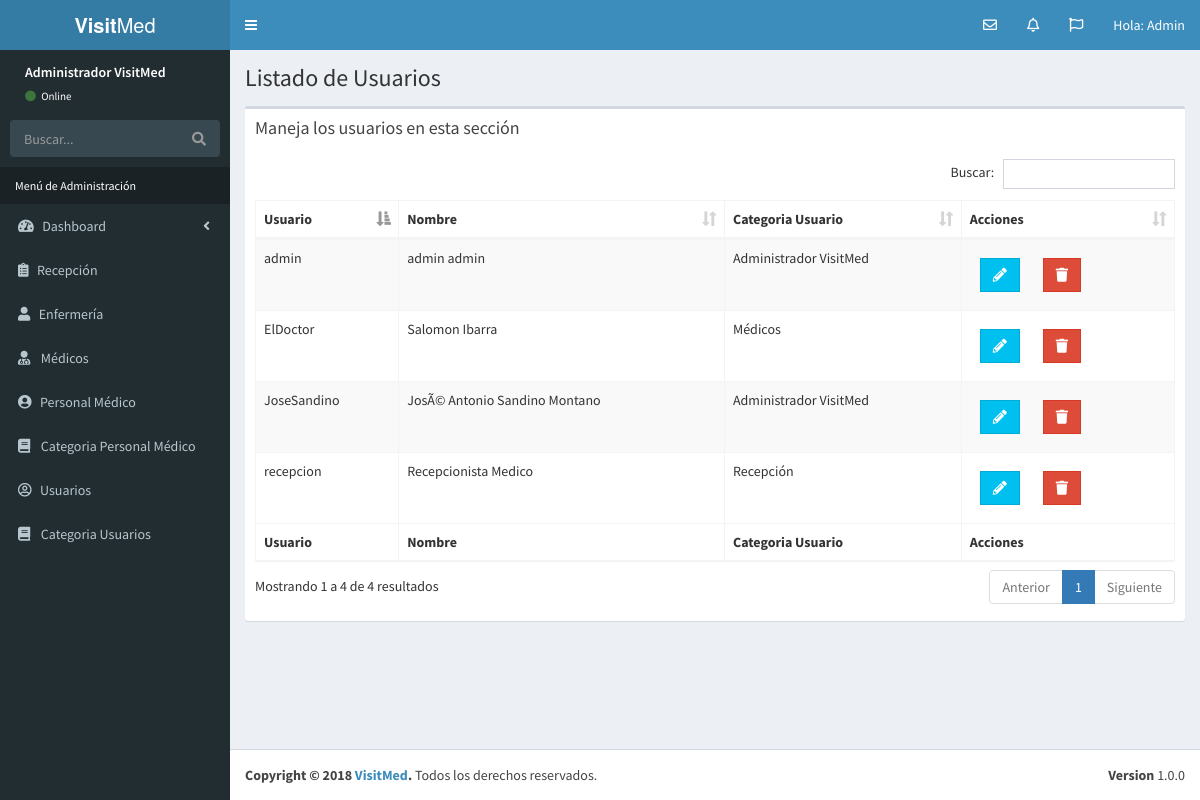
The app's page /lista_usuarios.php (signed in) with its own data.
### tables this page shows
CREATE TABLE `usuarios` (
  `id_usuario` int(11) NOT NULL,
  `usuario` varchar(50) NOT NULL,
  `nombre_usuario` varchar(100) NOT NULL,
  `apellido_usuario` varchar(100) NOT NULL,
  `password` varchar(60) NOT NULL,
  `id_cat_usuario` tinyint(10) NOT NULL,
  `editado` datetime NOT NULL
);

CREATE TABLE `categoria_usuario` (
  `id_categoria_usuario` tinyint(10) NOT NULL,
  `cat_usuario` varchar(50) NOT NULL
);

### lista_usuarios.php (the view, shortened to what this page needs)
<?php
      include_once 'funciones/funciones.php';
      include_once 'templates/header.php';
      include_once 'templates/barra.php';
      include_once 'templates/navegacion.php';
?>
  <div class="content-wrapper">
    <section class="content-header">
          <h1>
            Listado de Usuarios
          </h1>
    </section>
   <section class="content">
      <div class="row">
        <div class="col-xs-12">
          <div class="box">
            <div class="box-header">
              <h3 class="box-title">Maneja los usuarios en esta sección</h3>
            </div>
            <div class="box-body">
              <table id="registros" class="table table-bordered table-striped">
                <thead>
                <tr>
                  <th>Usuario</th>
                  <th>Nombre</th>
                  <th>Categoria Usuario</th>
                  <th>Acciones</th>
                </tr>
                </thead>
                <tbody>
                    <?php
                     try {
                        $sql = "SELECT id_usuario, usuario, nombre_usuario, apellido_usuario, cat_usuario ";
                        $sql .= " FROM usuarios ";
                        $sql .= " INNER JOIN categoria_usuario ";
                        $sql .= " ON usuarios.id_cat_usuario=categoria_usuario.id_categoria_usuario ";
                        $sql .= " ORDER BY id_categoria_usuario";
                        $resultado = $conn->query($sql);
                     } catch (Exception $e) {
                        $error = $e->getMessage();
                        echo $error;
                     }
                     while($usuario = $resultado->fetch_assoc() ) { ?>
                          <tr>
                              <td><?php echo $usuario['usuario']; ?></td>
                              <td><?php echo $usuario['nombre_usuario'] . " " . $usuario['apellido_usuario']; ?></td>
                              <td><?php echo $usuario['cat_usuario']; ?></td>
                              <td>
                                <a href="editar_usuario.php?id=<?php echo $usuario['id_usuario']; ?>" class="btn btn-info btn-flat margin ">
                                    <i class="fas fa-pencil-alt"></i>
                                </a>
                                <a href="#" data-id="<?php echo $usuario['id_usuario']; ?>" data-tipo="usuario" class="btn btn-danger btn-flat margin borrar_registro">
                                    <i class="fa fa-trash"></i>
                                </a>
                              </td>
                          </tr>
                     <?php } ?>
                </tbody>
                <tfoot>
                <tr>
                  <th>Usuario</th>
                  <th>Nombre</th>
                  <th>Categoria Usuario</th>
                  <th>Acciones</th>
                </tr>
                </tfoot>
              </table>
            </div>
          </div>
        </div>
      </div>
    </section>
  </div>
  <?php
        include_once 'templates/footer.php';
  ?>

### templates/header.php (shortened to what this page needs)
<!DOCTYPE html>
<html>
<head>
  <link rel="stylesheet" href="css/bootstrap.min.css">
  <link rel="stylesheet" href="css/select2.min.css">
  <link rel="stylesheet" href="css/font-awesome.min.css">
  <link rel="stylesheet" href="css/ionicons.min.css">
  <link rel="stylesheet" href="css/dataTables.bootstrap.min.css">
  <link rel="stylesheet" href="css/AdminLTE.min.css">
  <link rel="stylesheet" href="css/skins/_all-skins.min.css">
  <link rel="stylesheet" href="css/sweetalert2.all.min.css">
  <link rel="stylesheet" href="css/admin.css">
  <link rel="stylesheet" href="https://use.fontawesome.com/releases/v5.4.2/css/all.css">
</head>

### templates/barra.php (shortened to what this page needs)
<body class="hold-transition skin-blue sidebar-mini">
<div class="wrapper">
  <header class="main-header">
    <a href="#" class="logo">
      <span class="logo-lg"><b>Visit</b>Med</span>
    </a>
    <nav class="navbar navbar-static-top">
      <a href="#" class="sidebar-toggle" data-toggle="push-menu" role="button">
      </a>
      <div class="navbar-custom-menu">
        <ul class="nav navbar-nav">
                            <li class="dropdown messages-menu">
                              <a href="#" class="dropdown-toggle" data-toggle="dropdown">
                                <i class="far fa-envelope"></i>
                              </a>
                            </li>
                            <li class="dropdown notifications-menu">
                              <a href="#" class="dropdown-toggle" data-toggle="dropdown">
                                <i class="far fa-bell"></i>
                              </a>
                            </li>
                            <li class="dropdown tasks-menu">
                              <a href="#" class="dropdown-toggle" data-toggle="dropdown">
                                <i class="far fa-flag"></i>
                              </a>
                            </li>
          <li class="dropdown user user-menu">
            <a href="#" class="dropdown-toggle" data-toggle="dropdown">
              <span class="hidden-xs">Hola: Admin</span>
            </a>
          </li>
        </ul>
      </div>
    </nav>
  </header>

### templates/navegacion.php (shortened to what this page needs)
<aside class="main-sidebar">
  <section class="sidebar">
    <div class="user-panel">
      <div class="info">
        <p>Administrador VisitMed</p>
        <a href="#"><i class="fa fa-circle text-success"></i> Online</a>
      </div>
    </div>
    <form action="#" method="get" class="sidebar-form">
      <div class="input-group">
        <input type="text" name="q" class="form-control" placeholder="Buscar...">
        <span class="input-group-btn">
              <button type="submit" name="search" id="search-btn" class="btn btn-flat"><i class="fa fa-search"></i>
              </button>
            </span>
      </div>
    </form>
    <ul class="sidebar-menu" data-widget="tree">
      <li class="header">Menú de Administración</li>
      <li class="treeview">
        <a href="#">
          <i class="fas fa-tachometer-alt"></i>&nbsp;&nbsp; <span>Dashboard</span>
          <span class="pull-right-container">
            <i class="fa fa-angle-left pull-right"></i>
          </span>
        </a>
      </li>
      <li class="treeview">
        <a href="#">
        <i class="fas fa-clipboard-list" aria-hidden="true"></i>&nbsp;&nbsp;
          <span>Recepción</span>
        </a>
      </li>
      <li class="treeview">
        <a href="#">
          <i class="fas fa-user" aria-hidden="true"></i>&nbsp;&nbsp;
          <span>Enfermería</span>
        </a>
      </li>
      <li class="treeview">
        <a href="#">
        <i class="fa fa-user-md" aria-hidden="true"></i>
          <span>Médicos</span>
        </a>
      </li>
      <li class="treeview">
        <a href="#">
          <i class="fas fa-user-circle"></i>&nbsp;&nbsp;
          <span>Personal Médico</span>
        </a>
      </li>
      <li class="treeview">
        <a href="#">
          <i class="fa fa-book"></i>
          <span>Categoria Personal Médico</span>
        </a>
      </li>
      <li class="treeview">
        <a href="#">
          <i class="far fa-user-circle"></i>&nbsp;&nbsp;
          <span>Usuarios</span>
        </a>
      </li>
      <li class="treeview">
        <a href="#">
          <i class="fa fa-book"></i>
          <span>Categoria Usuarios</span>
        </a>
      </li>
    </ul>
  </section>
</aside>

### templates/footer.php (shortened to what this page needs)
  <footer class="main-footer">
    <div class="pull-right hidden-xs">
      <b>Version</b> 1.0.0
    </div>
    <strong>Copyright &copy; 2018 <a href="#">VisitMed</a>.</strong> Todos los derechos reservados.
  </footer>
  </div>
</body>
</html>

### css/admin.css (style rules this page uses)
.user-panel { height: 60px; }
.user-panel>.info { position: relative; left: auto; }
.skin-blue .sidebar-menu>li.header { color: white; }

### records on screen
usuarios: usuario "JoseSandino", nombre_usuario "JosÃ© Antonio", apellido_usuario "Sandino Montano", id_cat_usuario.cat_usuario "Administrador VisitMed"
usuarios: usuario "admin", nombre_usuario "admin", apellido_usuario "admin", id_cat_usuario.cat_usuario "Administrador VisitMed"
usuarios: usuario "ElDoctor", nombre_usuario "Salomon", apellido_usuario "Ibarra", id_cat_usuario.cat_usuario "Médicos"
usuarios: usuario "recepcion", nombre_usuario "Recepcionista", apellido_usuario "Medico", id_cat_usuario.cat_usuario "Recepción"
